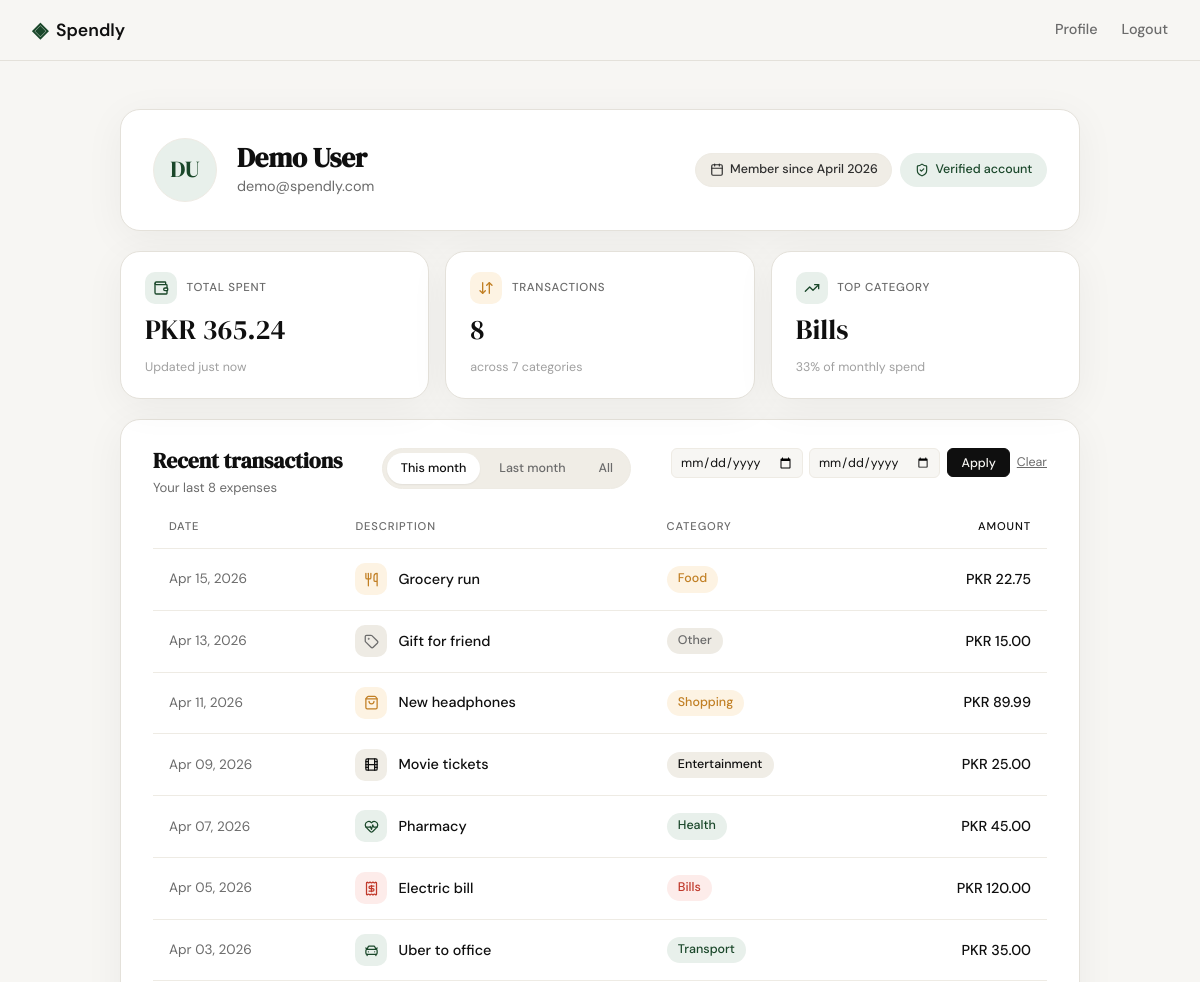
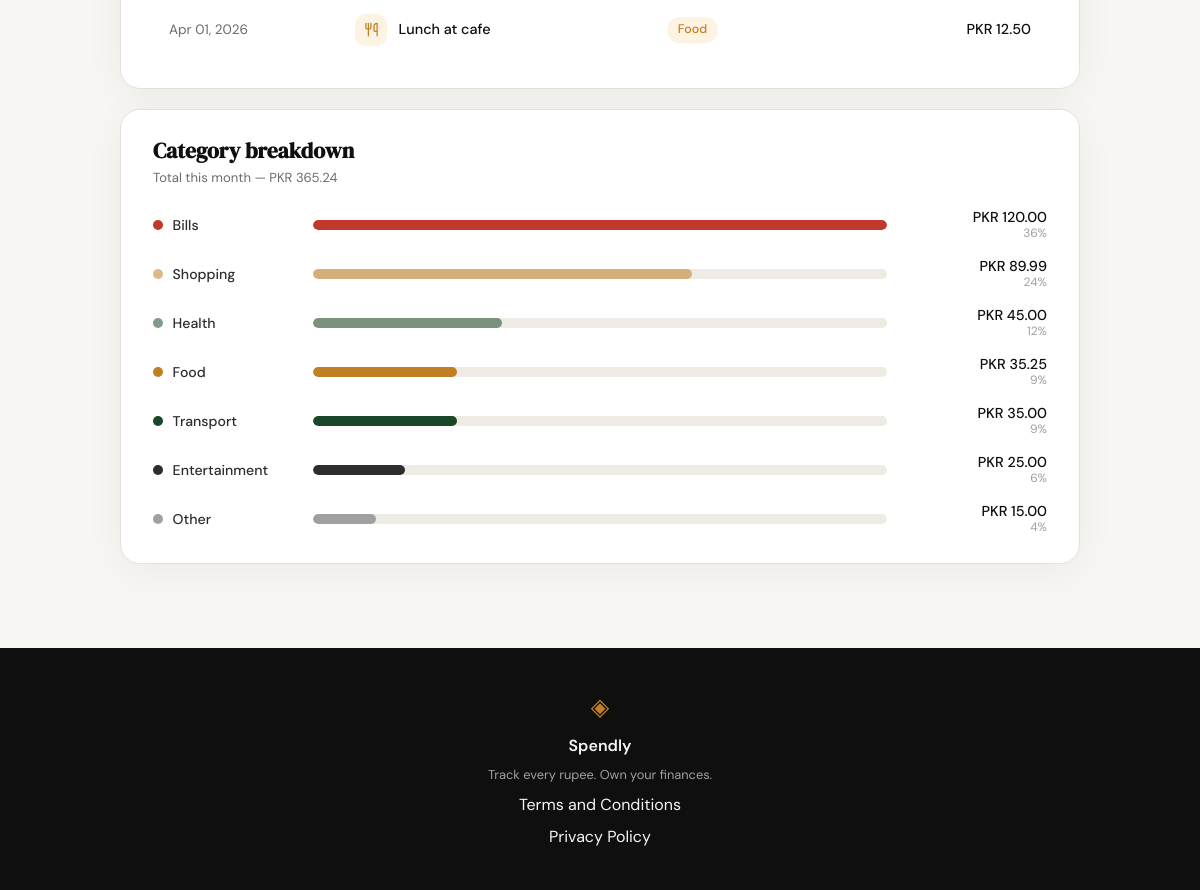
Screenshot of /profile (signed in) with the database file from the repository (2 pictures, top to bottom).
### tables this page shows
CREATE TABLE users (
            id INTEGER PRIMARY KEY AUTOINCREMENT,
            name TEXT NOT NULL,
            email TEXT UNIQUE NOT NULL,
            password_hash TEXT NOT NULL,
            created_at TEXT DEFAULT (datetime('now'))
        );

CREATE TABLE expenses (
            id INTEGER PRIMARY KEY AUTOINCREMENT,
            user_id INTEGER NOT NULL REFERENCES users(id),
            amount REAL NOT NULL,
            category TEXT NOT NULL,
            date TEXT NOT NULL,
            description TEXT,
            created_at TEXT DEFAULT (datetime('now'))
        );

### app.py (the view)
@app.route("/profile")
def profile():
    if not session.get("user_id"):
        return redirect(url_for("login"))
    user = queries.get_user_by_id(session["user_id"])
    if user is None:
        session.pop("user_id", None)
        return redirect(url_for("login"))
    raw_from = request.args.get("from", "")
    raw_to = request.args.get("to", "")
    has_from_key = "from" in request.args
    has_to_key = "to" in request.args
    if has_from_key and has_to_key and not raw_from and not raw_to:
        preserved_range = request.args.get("range")
        if preserved_range in queries.TX_RANGES:
            return redirect(url_for("profile", range=preserved_range))
        return redirect(url_for("profile"))
    filter_error = None
    date_from = None
    date_to = None
    parsed_from = None
    parsed_to = None
    if raw_from:
        try:
            parsed_from = datetime.strptime(raw_from, "%Y-%m-%d")
        except ValueError:
            filter_error = "Please enter dates as YYYY-MM-DD."
    if raw_to and filter_error is None:
        try:
            parsed_to = datetime.strptime(raw_to, "%Y-%m-%d")
        except ValueError:
            filter_error = "Please enter dates as YYYY-MM-DD."
    if filter_error is None and parsed_from and parsed_to and parsed_from > parsed_to:
        filter_error = "Start date must be on or before end date."
    if filter_error is None:
        date_from = raw_from if parsed_from else None
        date_to = raw_to if parsed_to else None
    tx_range = request.args.get("range", "this_month")
    if tx_range not in queries.TX_RANGES:
        tx_range = "this_month"
    if bool(date_from) or bool(date_to):
        assert "custom" not in queries.TX_RANGES, \
            "TX_RANGES must not contain 'custom' — it's reserved for the date filter sentinel"
        tx_range = "custom"
    user_id = session["user_id"]
    stats = queries.get_summary_stats(user_id)
    expenses = queries.get_recent_transactions(
        user_id,
        limit=10,
        period=tx_range,
        date_from=date_from,
        date_to=date_to,
    )
    breakdown = queries.get_category_breakdown(user_id)
    breakdown_max_pct = max((b["pct"] for b in breakdown), default=1)
    initials = "".join(part[0] for part in user["name"].split()[:2]).upper() or "?"
    return render_template(
        "profile.html",
        user=user,
        initials=initials,
        member_since=user["member_since"],
        stats=stats,
        expenses=expenses,
        breakdown=breakdown,
        breakdown_max_pct=breakdown_max_pct,
        tx_range=tx_range,
        date_from=date_from or "",
        date_to=date_to or "",
        filter_error=filter_error,
    )

### database/db.py (called while the page is built)
def get_db():
    conn = sqlite3.connect(DB_PATH)
    conn.row_factory = sqlite3.Row
    conn.execute("PRAGMA foreign_keys = ON")
    return conn

### database/queries.py (called while the page is built)
def get_user_by_id(user_id):
    conn = get_db()
    try:
        row = conn.execute(
            "SELECT id, name, email, created_at FROM users WHERE id = ?",
            (user_id,),
        ).fetchone()
    finally:
        conn.close()
    if row is None:
        return None
    member_since = "—"
    created_at = row["created_at"]
    if created_at:
        try:
            dt = datetime.strptime(created_at, "%Y-%m-%d %H:%M:%S")
            member_since = f"{dt:%B %Y}"
        except ValueError:
            member_since = "—"
    return {
        "id": row["id"],
        "name": row["name"],
        "email": row["email"],
        "member_since": member_since,
    }

def get_summary_stats(user_id):
    conn = get_db()
    try:
        totals = conn.execute(
            "SELECT COALESCE(SUM(amount), 0) AS total, COUNT(*) AS count "
            "FROM expenses WHERE user_id = ?",
            (user_id,),
        ).fetchone()
        top_row = conn.execute(
            "SELECT category, SUM(amount) AS cat_total FROM expenses "
            "WHERE user_id = ? GROUP BY category ORDER BY cat_total DESC LIMIT 1",
            (user_id,),
        ).fetchone()
    finally:
        conn.close()
    total_spent = float(totals["total"]) if totals is not None else 0.0
    transaction_count = int(totals["count"]) if totals is not None else 0
    top_category = top_row["category"] if top_row is not None else "—"
    return {
        "total_spent": total_spent,
        "transaction_count": transaction_count,
        "top_category": top_category,
    }

### templates/profile.html (shortened to what this page needs)
{% extends "base.html" %}
{% set bd_total = breakdown|sum(attribute='amount') %}
{% set cat_icon = {
    'Food': 'utensils',
    'Transport': 'car-front',
    'Bills': 'receipt',
    'Health': 'heart-pulse',
    'Entertainment': 'film',
    'Shopping': 'shopping-bag',
    'Other': 'tag'
} %}
{% block content %}
<section class="profile-section">
    <div class="profile-container">
        <article class="profile-hero">
            <div class="profile-hero-main">
                <div class="profile-hero-avatar">{{ initials }}</div>
                <div class="profile-hero-id">
                    <h1 class="profile-hero-name">{{ user.name }}</h1>
                    <p class="profile-hero-email">{{ user.email }}</p>
                </div>
            </div>
            <div class="profile-hero-meta">
                <span class="profile-hero-pill">
                    <i data-lucide="calendar"></i>
                    Member since {{ member_since }}
                </span>
                <span class="profile-hero-pill profile-hero-pill-success">
                    <i data-lucide="shield-check"></i>
                    Verified account
                </span>
            </div>
        </article>
        <div class="stats-grid">
            <div class="stat-card">
                <div class="stat-head">
                    <span class="stat-icon stat-icon-accent"><i data-lucide="wallet"></i></span>
                    <span class="stat-label">Total spent</span>
                </div>
                <span class="stat-value">PKR {{ "{:,.2f}".format(stats.total_spent) }}</span>
                <div class="stat-foot">
                    <span class="stat-foot-text">Updated just now</span>
                </div>
            </div>
            <div class="stat-card">
                <div class="stat-head">
                    <span class="stat-icon stat-icon-amber"><i data-lucide="arrow-down-up"></i></span>
                    <span class="stat-label">Transactions</span>
                </div>
                <span class="stat-value">{{ stats.transaction_count }}</span>
                <div class="stat-foot">
                    <span class="stat-foot-text">across {{ breakdown|length }} categor{{ 'y' if breakdown|length == 1 else 'ies' }}</span>
                </div>
            </div>
            <div class="stat-card">
                <div class="stat-head">
                    <span class="stat-icon stat-icon-accent"><i data-lucide="trending-up"></i></span>
                    <span class="stat-label">Top category</span>
                </div>
                <span class="stat-value">{{ stats.top_category }}</span>
                <div class="stat-foot">
                    {% if breakdown and bd_total > 0 %}
                        {% set top_amt = (breakdown|selectattr('name','equalto',stats.top_category)|map(attribute='amount')|first) or 0 %}
                        <span class="stat-foot-text">{{ ((top_amt / bd_total) * 100)|round(0)|int }}% of monthly spend</span>
                    {% else %}
                        <span class="stat-foot-text">No spend yet</span>
                    {% endif %}
                </div>
            </div>
        </div>
        <section class="profile-panel">
            <header class="panel-header">
                <div class="panel-title-wrap">
                    <h2 class="panel-title">Recent transactions</h2>
                    <p class="panel-sub">Your last {{ expenses|length }} expense{{ '' if expenses|length == 1 else 's' }}</p>
                </div>
                <div class="panel-tools">
                    <a class="filter-pill{% if tx_range == 'this_month' %} is-active{% endif %}"
                       href="{{ url_for('profile', range='this_month') }}">This month</a>
                    <a class="filter-pill{% if tx_range == 'last_month' %} is-active{% endif %}"
                       href="{{ url_for('profile', range='last_month') }}">Last month</a>
                    <a class="filter-pill{% if tx_range == 'all' %} is-active{% endif %}"
                       href="{{ url_for('profile', range='all') }}">All</a>
                </div>
                <form method="get" action="{{ url_for('profile') }}" class="filter-form">
                    <input type="date" class="filter-date" name="from" value="{{ date_from }}" aria-label="From">
                    <input type="date" class="filter-date" name="to" value="{{ date_to }}" aria-label="To">
                    <button type="submit" class="filter-apply">Apply</button>
                    <a class="filter-clear" href="{{ url_for('profile') }}">Clear</a>
                </form>
            </header>
            {% if expenses %}
            <div class="tx-table-wrap">
                <table class="tx-table">
                    <thead>
                        <tr>
                            <th>Date</th>
                            <th>Description</th>
                            <th>Category</th>
                            <th class="tx-amount">Amount</th>
                        </tr>
                    </thead>
                    <tbody>
                        {% for e in expenses %}
                        <tr>
                            <td class="tx-date">{{ e.date }}</td>
                            <td>
                                <div class="tx-desc">
                                    <span class="tx-desc-icon cat-{{ e.category|lower }}">
                                        <i data-lucide="{{ cat_icon.get(e.category, 'tag') }}"></i>
                                    </span>
                                    <span class="tx-desc-text">{{ e.description }}</span>
                                </div>
                            </td>
                            <td><span class="tx-pill cat-{{ e.category|lower }}">{{ e.category }}</span></td>
                            <td class="tx-amount">PKR {{ "{:,.2f}".format(e.amount) }}</td>
                        </tr>
                        {% endfor %}
                    </tbody>
                </table>
            </div>
            {% else %}
            <div class="tx-empty">
                <p>You haven't logged any expenses yet.</p>
                <a class="btn-primary" href="{{ url_for('add_expense') }}">Add your first expense</a>
            </div>
            {% endif %}
        </section>
        <section class="profile-panel">
            <header class="panel-header">
                <div class="panel-title-wrap">
                    <h2 class="panel-title">Category breakdown</h2>
                    <p class="panel-sub">Total this month — PKR {{ "{:,.2f}".format(bd_total) }}</p>
                </div>
            </header>
            {% if breakdown %}
            <div class="bd-list">
                {% for b in breakdown %}
                <div class="bd-row">
                    <div class="bd-cat">
                        <span class="bd-cat-dot bar-{{ b.name|lower }}"></span>
                        <span class="bd-cat-name">{{ b.name }}</span>
                    </div>
                    <div class="bd-track">
                        <div class="bd-fill bar-{{ b.name|lower }}"
                             style="width: {{ ((b.pct / breakdown_max_pct) * 100)|round(0, 'floor') }}%;"></div>
                    </div>
                    <div class="bd-meta">
                        <span class="bd-amount">PKR {{ "{:,.2f}".format(b.amount) }}</span>
                        <span class="bd-pct">{{ b.pct }}%</span>
                    </div>
                </div>
                {% endfor %}
            </div>
            {% else %}
            <p class="bd-empty">Log some expenses to see your category breakdown.</p>
            {% endif %}
        </section>
    </div>
</section>
{% endblock %}

### templates/base.html (shortened to what this page needs)
<!DOCTYPE html>
<html lang="en">
<head>
    <link rel="stylesheet" href="{{ url_for('static', filename='css/style.css') }}">
</head>
<body>
    <nav class="navbar">
        <div class="nav-inner">
            <a href="{{ url_for('landing') }}" class="nav-brand">
                <span class="brand-icon">◈</span>
                <span class="brand-name">Spendly</span>
            </a>
            <div class="nav-links">
                {% if session.user_id %}
                    <a href="{{ url_for('profile') }}">Profile</a>
                    <a href="{{ url_for('logout') }}">Logout</a>
                {% else %}
                    <a href="{{ url_for('login') }}">Sign in</a>
                    <a href="{{ url_for('register') }}" class="nav-cta">Get started</a>
                {% endif %}
            </div>
        </div>
    </nav>
    <main class="main-content">
        {% block content %}{% endblock %}
    </main>
    <footer class="footer">
        <div class="footer-inner">
            <span class="brand-icon">◈</span>
            <span class="footer-name">Spendly</span>
            <p class="footer-copy">Track every rupee. Own your finances.</p>
            <a href="/terms">Terms and Conditions</a>
            <a href="/privacy">Privacy Policy</a>
        </div>
    </footer>
</body>
</html>

### rows the page displays
users: name "Demo User", email "demo@spendly.com"
expenses: top_category "Bills", date "Apr 05, 2026", description "Electric bill", category "Bills", amount "120.00", name "Bills", {{ ((b.pct / breakdown_max_pct) * 100)|round(0, 'floor') }} 100.0 (drawn), pct "36"
expenses: date "Apr 15, 2026", description "Grocery run", category "Food", amount "22.75"
expenses: date "Apr 13, 2026", description "Gift for friend", category "Other", amount "15.00", name "Other", {{ ((b.pct / breakdown_max_pct) * 100)|round(0, 'floor') }} 11.0 (drawn), pct "4"
expenses: date "Apr 11, 2026", description "New headphones", category "Shopping", amount "89.99", name "Shopping", {{ ((b.pct / breakdown_max_pct) * 100)|round(0, 'floor') }} 66.0 (drawn), pct "24"
expenses: date "Apr 09, 2026", description "Movie tickets", category "Entertainment", amount "25.00", name "Entertainment", {{ ((b.pct / breakdown_max_pct) * 100)|round(0, 'floor') }} 16.0 (drawn), pct "6"
expenses: date "Apr 07, 2026", description "Pharmacy", category "Health", amount "45.00", name "Health", {{ ((b.pct / breakdown_max_pct) * 100)|round(0, 'floor') }} 33.0 (drawn), pct "12"
expenses: date "Apr 03, 2026", description "Uber to office", category "Transport", amount "35.00", name "Transport", {{ ((b.pct / breakdown_max_pct) * 100)|round(0, 'floor') }} 25.0 (drawn), pct "9"
expenses: date "Apr 01, 2026", description "Lunch at cafe", category "Food", amount "12.50"

### other values shown
{{ initials }} "DU"
{{ member_since }} "April 2026"
{{ "{:,.2f}".format(stats.total_spent) }} "365.24"
{{ stats.transaction_count }} "8"
{{ breakdown|length }} "7"
{{ 'y' if breakdown|length == 1 else 'ies' }} "ies"
{{ ((top_amt / bd_total) * 100)|round(0)|int }} "33"
{{ expenses|length }} "8"
{{ '' if expenses|length == 1 else 's' }} "s"
{{ "{:,.2f}".format(bd_total) }} "365.24"
{{ b.name }} "Food"
{{ "{:,.2f}".format(b.amount) }} "35.25"
{{ b.pct }} "9"
